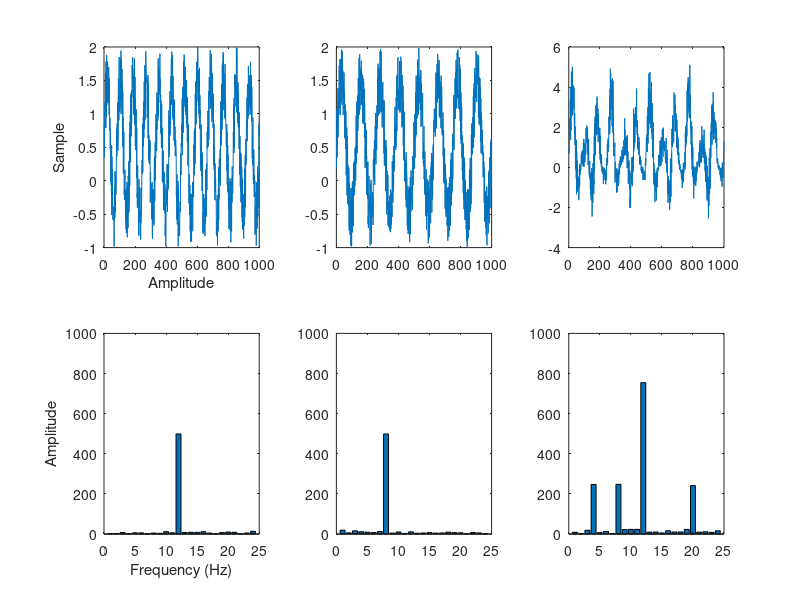

Write the MATLAB code that produced this figure.
% for making a IM figure

inputFreq = 12;
endoFreq = 8;
noiseLevel=1;
sampleRate = 1000;

inputLinspace = linspace(0, 2*pi*inputFreq, sampleRate);
inputWave=sin(inputLinspace)+rand(1,length(inputLinspace))*noiseLevel;
endoLinspace = linspace(0, 2*pi*endoFreq, sampleRate);
endogenousWave=sin(endoLinspace)+rand(1,length(endoLinspace))*noiseLevel;

endogenousScale=1+endogenousWave;
modulatedWave=inputWave.*endogenousScale;

ftInput=fft(inputWave);
meanInput=abs(ftInput);
ftEndo=fft(endogenousWave);
meanEndo=abs(ftEndo);
ftMod=fft(modulatedWave);
meanMod=abs(ftMod);

figure()
subplot(2,3,1);
plot(inputWave);
xlabel('Amplitude');
ylabel('Sample');

subplot(2,3,2); 
plot(endogenousWave);

subplot(2,3,3);
plot(modulatedWave);

subplot(2,3,4);
bar(meanInput(2:25));
xlim([0 25]);
ylim([0 1000]);
xlabel('Frequency (Hz)');
ylabel('Amplitude');

subplot(2,3,5);
bar(meanEndo(2:25));
xlim([0 25]);
ylim([0 1000]);

subplot(2,3,6);
bar(meanMod(2:25));
xlim([0 25]);
ylim([0 1000]);



